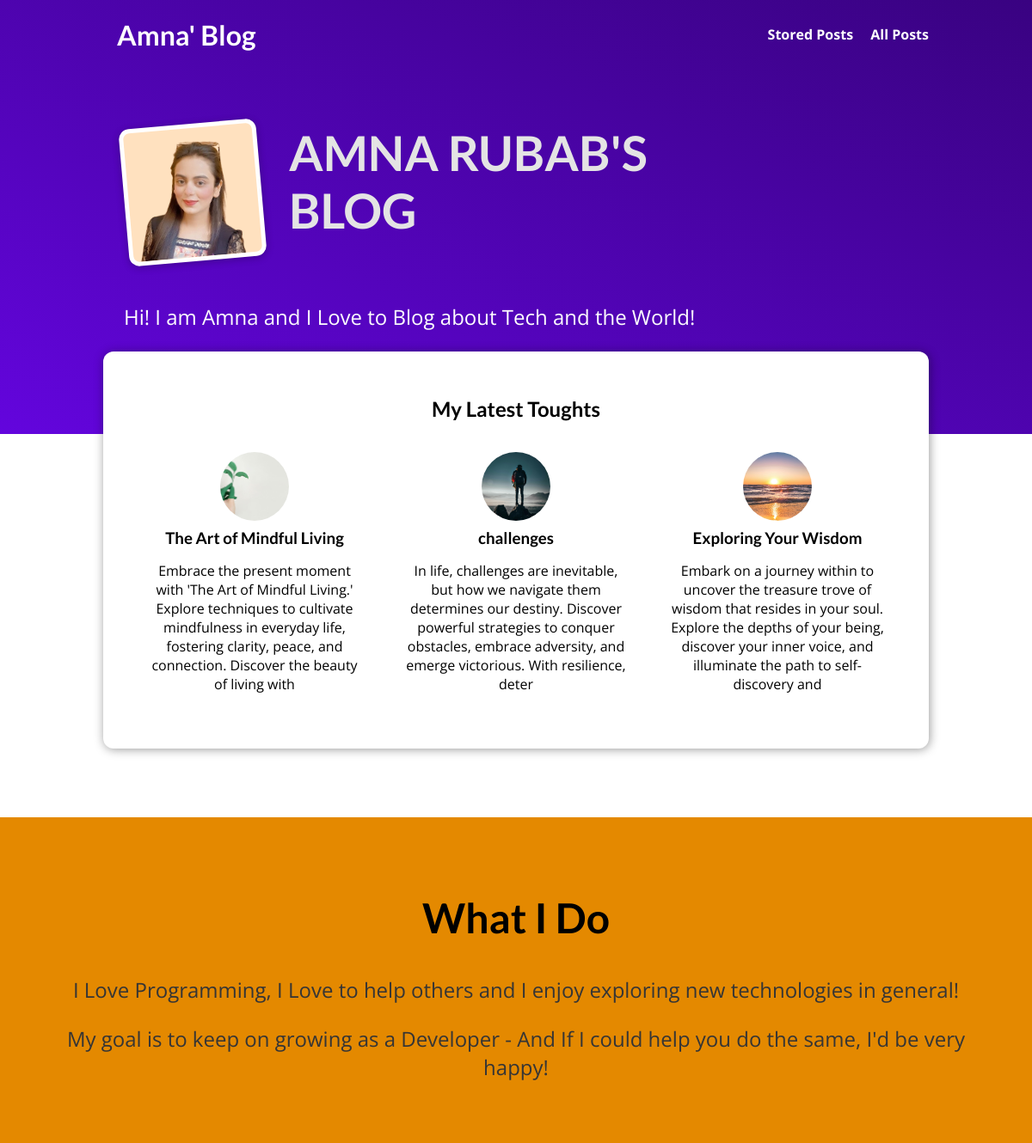
The page / on the database its author committed.
### blog/models.py (models this page shows, shortened)
class Post(models.Model):
    title = models.CharField(max_length=150)
    excerpt = models.CharField(max_length=200)
    image = models.ImageField(upload_to="posts", null=True)
    date = models.DateField(auto_now=True)
    slug = models.SlugField(unique=True, db_index=True)
    content = models.TextField(validators=[MinLengthValidator(10)])
    author = models.ForeignKey(
        Author, on_delete=models.SET_NULL, null=True ,related_name="posts")
    tags = models.ManyToManyField(Tag)

### blog/views.py (the view)
# urls.py: path("", views.StartingPageView.as_view(), name="starting-page"),
class StartingPageView(ListView):
    template_name = "blog/index.html"
    model = Post
    ordering = ["-date"]
    context_object_name = "posts"
    def get_queryset(self):
        queryset = super().get_queryset()
        data = queryset[:3]
        return data

### blog/templates/blog/index.html (shortened to what this page needs)
{% extends 'base.html' %}
{% load static %}
{% block css_files %}
    <link rel="stylesheet" href="{% static 'blog/includes/post.css' %}">
    <link rel="stylesheet" href="{% static 'blog/index.css' %}">
{% endblock %}
{% block content %}
<section id="welcome">
    <header>
        <img src="{% static 'blog/images/amna.png' %}" alt="Amna - The Author of this Blog">
        <h2>AMNA RUBAB'S BLOG</h2>
    </header>
    <P>Hi! I am Amna and I Love to Blog about Tech and the World!</P>
</section>
<section id="latest-posts">
    <h2>My Latest Toughts</h2>
    <ul>
        {% for post in posts %}
            {% include 'blog/includes/post.html' %}
        {% endfor %}
    </ul>
</section>
<section id="about">
    <h2>What I Do</h2>
    <p>
        I Love Programming, I Love to help others and I enjoy exploring new technologies in general!
    </p>
    <p>
        My goal is to keep on growing as a Developer - And If I could help you do the same, I'd be very happy!
    </p>
</section>
{% endblock %}

### blog/templates/blog/includes/post.html
<li>
    <article class="post">
        <a href="{% url 'post-detail-page' post.slug %}">
            <img src="{{post.image.url}}" alt="{{post.title}}">
            <div class="post__content">
                <h3>{{post.title}}</h3>
                <p>
                   {{post.excerpt}}
                </p>
            </div>
        </a>
    </article>
</li>

### static/app.css (style rules this page uses)
* { box-sizing: border-box; }
html { font-family: 'Open Sans', 'Lato', sans-serif; }
body { margin: 0; }
h1, h2, h3 { font-family: 'Lato', sans-serif; font-weight: bold; }

### blog/static/blog/includes/post.css (style rules this page uses)
.post { display: flex; flex-direction: column; align-items: center; text-align: center; }
.post a { text-decoration: none; color: black; transition: all 0.2s ease; padding: 1rem; }
.post img { width: 5rem; height: 5rem; object-fit: cover; border-radius: 50%; }
.post h3 { margin: 0.25rem 0; }

### blog/static/blog/index.css (style rules this page uses)
#welcome { background: linear-gradient(to right top, #6305dd, #390281); padding: 6rem 12%; }
#welcome header { display: flex; align-items: flex-start; margin: 3rem auto; }
#welcome img { width: 10rem; height: 10rem; object-fit: cover; object-position: top; border: 5px solid white; border-radius: 12px; background-color: #ffe1bf; transform: rotateZ(-5deg); box-shadow: 0 2px 8px rgba(0, 0, 0, 0.25); }
#welcome h2 { font-size: 3.5rem; margin: 0 0 0 2rem; color: #e4e4e4; width: 30rem; }
#welcome p { color: white; font-size: 1.5rem; }
#latest-posts { background-color: white; padding: 2rem; border-radius: 12px; width: 60rem; margin: -6rem auto 2rem auto; box-shadow: 1px 1px 12px rgba(0, 0, 0, 0.4); }
#latest-posts h2 { text-align: center; }
#latest-posts ul { list-style: none; margin: 0; padding: 0; display: flex; text-align: center; gap: 1rem; }
#latest-posts ul li { flex: 1; }
#about { text-align: center; padding: 3rem; background-color: #e48900; margin-top: 5rem; }
#about h2 { font-size: 3rem; }
#about p { font-size: 1.5rem; color: #353535; }

### rows shown on the page
Post: image (picture), title "The Art of Mindful Living", excerpt "Embrace the present moment with 'The Art of Mindful Living.' Explore techniques to cultivate mindfulness in everyday life, fostering clarity, peace, and connection. Discover the beauty of living with"
Post: image (picture), title "challenges", excerpt "In life, challenges are inevitable, but how we navigate them determines our destiny. Discover powerful strategies to conquer obstacles, embrace adversity, and emerge victorious. With resilience, deter"
Post: image (picture), title "Exploring Your Wisdom", excerpt "Embark on a journey within to uncover the treasure trove of wisdom that resides in your soul. Explore the depths of your being, discover your inner voice, and illuminate the path to self-discovery and"
